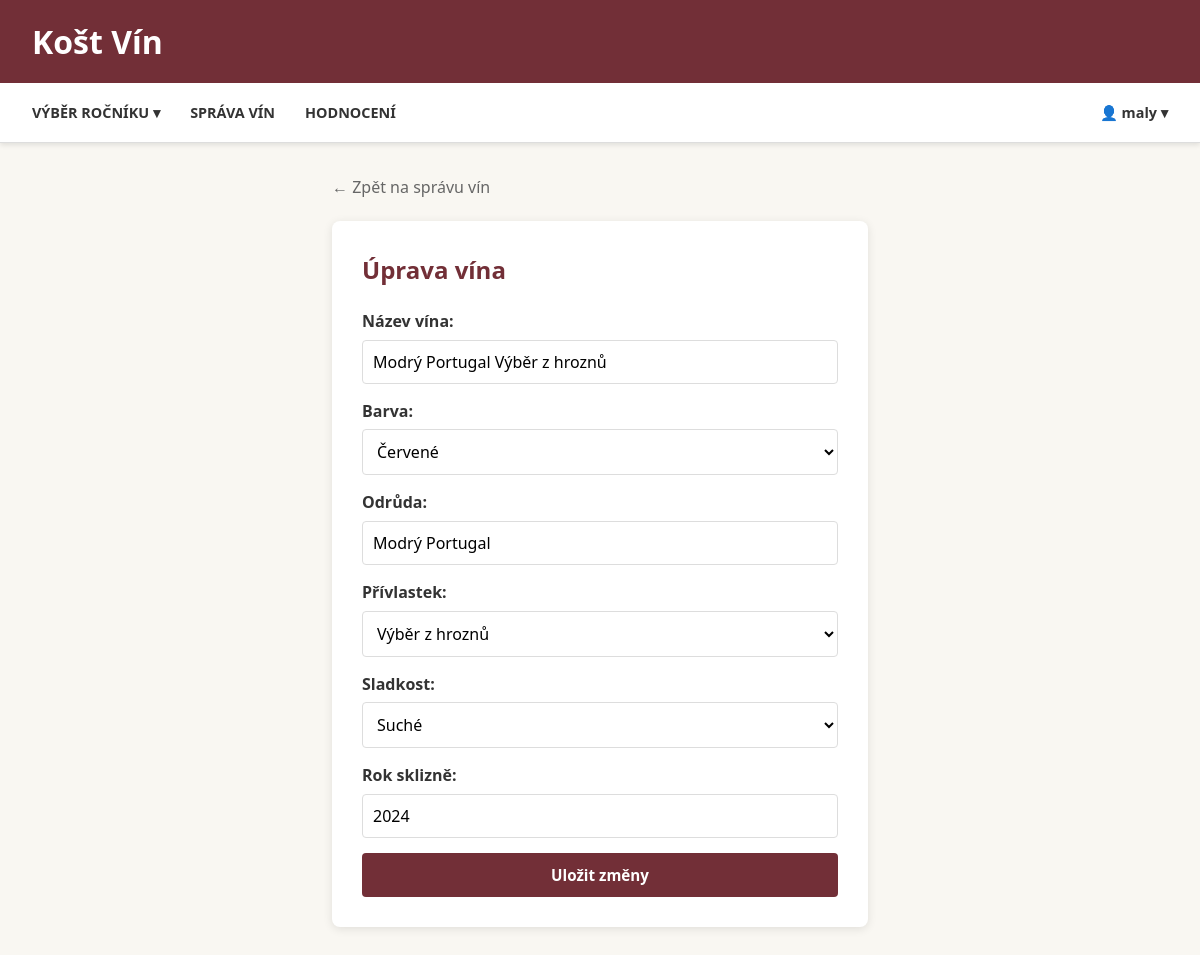
Screenshot of /vina/upravit/47 (signed in) with the database file from the repository.
### app/models/db.py (models this page shows)
class Users(Base):
    __tablename__ = "USERS"
    id = Column(Integer, primary_key=True, index=True)
    login = Column(String(50), unique=True, nullable=False)
    password_hash = Column(String(255), nullable=False)
    jmeno = Column(String(100), nullable=False)
    is_active = Column(Boolean, default=True)
    adresa = Column(String(200))
    telefon = Column(String(20))
    email = Column(String(100), nullable=False)
    role = relationship("Role", secondary="USERROLE", backref="users")
    vina = relationship("Vino", back_populates="vinar")

class Vino(Base):
    __tablename__ = "VINO"
    id = Column(Integer, primary_key=True, index=True)
    nazev = Column(String(100), nullable=False)
    barva = Column(String(20))
    odruda = Column(String(50))
    privlastek = Column(String(50))
    sladkost = Column(String(20))
    rok_sklizne = Column(Integer)
    vinar_id = Column(Integer, ForeignKey("USERS.id"), nullable=False)
    rocnik_id = Column(Integer, ForeignKey("ROCNIK.id"), nullable=False)
    vinar = relationship("Users", back_populates="vina")
    rocnik = relationship("Rocnik", back_populates="vina")
    hodnoceni = relationship("Hodnoceni", back_populates="vino", cascade="all, delete-orphan")

### app/api/routers/vina.py (the view)
@router.get("/upravit/{wine_id}")
def upravit_vino_page(
    wine_id: int,
    request: Request,
    ctx: dict = Depends(get_template_context),
    db: Session = Depends(get_db)
):
    if not ctx.get("user"):
        return RedirectResponse("/auth/login", status_code=303)
    user = get_user_by_login(db, ctx["user"])
    vino = db.query(Vino).filter(Vino.id == wine_id, Vino.vinar_id == user.id).first()
    if not vino:
        raise HTTPException(status_code=404, detail="Víno sa nenašlo alebo na jeho úpravu nemáte právo.")
    return ctx["request"].app.state.templates.TemplateResponse(
        "upravit_vino.html",
        {**ctx, "vino": vino} # Posielame objekt 'vino' do šablóny
    )

### app/templates/upravit_vino.html (shortened to what this page needs)
{% extends "base.html" %}
{% block content %}
<div style="max-width: 600px; margin: 0 auto; padding: 2rem;">
    <a href="/vina/sprava" class="back-link">&larr; Zpět na správu vín</a>
    <div style="background: white; padding: 30px; border-radius: 8px; box-shadow: 0 2px 10px rgba(0,0,0,0.1);">
        <h2 style="color: var(--primary); margin-top: 0; margin-bottom: 20px;">Úprava vína</h2>
        <form method="post" action="/vina/upravit/{{ vino.id }}">
            <div class="form-group">
                <label for="nazev" class="form-label">Název vína:</label>
                <input type="text" id="nazev" name="nazev" value="{{ vino.nazev }}" class="form-control" required>
            </div>
            <div class="form-group">
                <label for="barva" class="form-label">Barva:</label>
                <select id="barva" name="barva" class="form-control">
                    <option value="Červené" {% if vino.barva == 'Červené' %}selected{% endif %}>Červené</option>
                </select>
            </div>
            <div class="form-group">
                <label for="odruda" class="form-label">Odrůda:</label>
                <input type="text" id="odruda" name="odruda" value="{{ vino.odruda }}" class="form-control">
            </div>
            <div class="form-group">
                <label for="privlastek" class="form-label">Přívlastek:</label>
                <select id="privlastek" name="privlastek" class="form-control">
                    <option value="Výběr z hroznů" {% if vino.privlastek == 'Výběr z hroznů' %}selected{% endif %}>Výběr z hroznů</option>
                </select>
            </div>
            <div class="form-group">
                <label for="sladkost" class="form-label">Sladkost:</label>
                <select id="sladkost" name="sladkost" class="form-control">
                    <option value="Suché" {% if vino.sladkost == 'Suché' %}selected{% endif %}>Suché</option>
                </select>
            </div>
            <div class="form-group">
                <label for="rok_sklizne" class="form-label">Rok sklizně:</label>
                <input type="number" id="rok_sklizne" name="rok_sklizne" value="{{ vino.rok_sklizne }}" class="form-control" value="2024" min="1900" max="2100">
            </div>
            <button type="submit" class="btn btn-full">Uložit změny</button>
        </form>
    </div>
</div>
{% endblock %}

### app/templates/base.html (shortened to what this page needs)
<!DOCTYPE html>
<html lang="cs">
<head>
    <link rel="stylesheet" href="{{ url_for('static', path='style.css') }}">
</head>
<body>
    <header class="site-header">
        <div class="header-top">
            <div class="logo">
                <h1><a href="/" style="color: inherit; text-decoration: none;">Košt Vín</a></h1>
            </div>
        </div>
        <div class="navbar-container">
            <nav class="main-nav">
                <div class="dropdown">
                    <a href="#" class="nav-link">Výběr ročníku ▾</a>
                </div>
                {% if user %}
                    {% if 'Vinař' in roles %}
                        <a href="/vina/sprava" class="nav-link">Správa vín</a>
                    {% endif %}
                    {% if 'Hodnotitel' in roles %}
                        <a href="/vina/hodnoceni" class="nav-link">Hodnocení</a>
                    {% endif %}
                {% endif %}
                <div class="user-panel" style="margin-left: auto;">
                    {% if user %}
                        <div class="dropdown">
                            <a href="#" class="nav-link" style="text-transform: none;">👤 {{ user }} ▾ </a>
                        </div>
                    {% else %}
                        <a href="/auth/login?next={{ request.url.path }}" class="btn">Přihlásit se</a>
                    {% endif %}
                </div>
            </nav>
        </div>
    </header>
    <main>
        {% block content %}{% endblock %}
    </main>
</body>
</html>

### app/static/style.css (style rules this page uses)
:root { --primary: #722F37; --secondary: #C5A059; --bg-light: #f9f7f2; --text-dark: #333; --white: #ffffff; --shadow: 0 4px 6px rgba(0,0,0,0.1); }
* { box-sizing: border-box; margin: 0; padding: 0; }
body { font-family: 'Segoe UI', Tahoma, Geneva, Verdana, sans-serif; background-color: var(--bg-light); color: var(--text-dark); line-height: 1.6; }
.site-header { display: flex; flex-direction: column; width: 100%; z-index: 100; position: sticky; top: 0; box-shadow: 0 2px 5px rgba(0,0,0,0.1); }
.header-top { background-color: var(--primary); color: var(--white); padding: 1rem 2rem; display: flex; justify-content: space-between; align-items: center; }
.navbar-container { background-color: #fff; border-bottom: 1px solid #ddd; height: 60px; display: flex; align-items: center; width: 100%; padding: 0 2rem; box-sizing: border-box; }
.main-nav { display: flex; gap: 30px; justify-content: flex-start; align-items: center; width: 100%; }
.nav-link { color: #333333; text-decoration: none; font-weight: 600; text-transform: uppercase; font-size: 0.9rem; padding: 15px 0; position: relative; transition: color 0.3s; }
.nav-link::after { content: ''; position: absolute; width: 0; height: 3px; bottom: 0; left: 0; background-color: var(--primary); transition: width 0.3s; }
.dropdown { position: relative; display: inline-block; }
.btn { display: inline-block; background-color: var(--primary); color: var(--white); padding: 10px 20px; border-radius: 4px; text-decoration: none; border: none; cursor: pointer; font-weight: bold; font-size: 0.95rem; text-align: center; transition: background 0.2s; font-family: inherit; line-height: inherit; }
.btn-full { width: 100%; display: block; }
.form-group { margin-bottom: 15px; }
.form-label { font-weight: bold; display: block; margin-bottom: 5px; color: var(--text-dark); }
.form-control { width: 100%; padding: 10px; border: 1px solid #ddd; border-radius: 4px; font-family: inherit; font-size: 1rem; }
select.form-control { background-color: white; cursor: pointer; }
.back-link { display: inline-flex; align-items: center; color: #666; text-decoration: none; font-weight: 500; margin-bottom: 20px; transition: color 0.2s; }

### rows the page displays
Users: login "maly"
Vino: nazev "Modrý Portugal Výběr z hroznů", barva "Červené", odruda "Modrý Portugal", privlastek "Výběr z hroznů", sladkost "Suché", rok_sklizne "2024"
